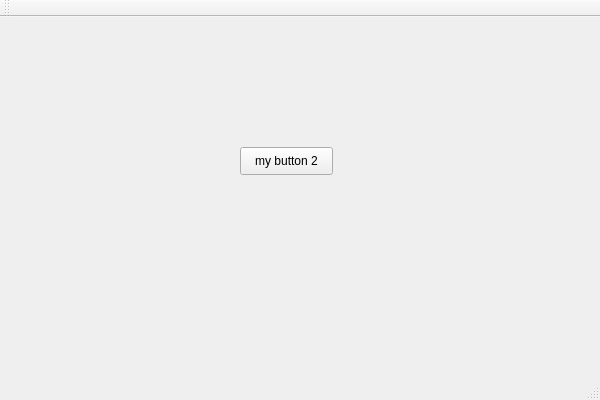
<?xml version="1.0" encoding="UTF-8"?>
<ui version="4.0">
 <class>hello_qtClass</class>
 <widget class="QMainWindow" name="hello_qtClass">
  <property name="geometry">
   <rect>
    <x>0</x>
    <y>0</y>
    <width>600</width>
    <height>400</height>
   </rect>
  </property>
  <property name="windowTitle">
   <string>hello_qt</string>
  </property>
  <widget class="QWidget" name="centralWidget">
   <widget class="QPushButton" name="pushButton">
    <property name="geometry">
     <rect>
      <x>240</x>
      <y>130</y>
      <width>93</width>
      <height>28</height>
     </rect>
    </property>
    <property name="text">
     <string>my button 2</string>
    </property>
   </widget>
  </widget>
  <widget class="QMenuBar" name="menuBar">
   <property name="geometry">
    <rect>
     <x>0</x>
     <y>0</y>
     <width>600</width>
     <height>26</height>
    </rect>
   </property>
  </widget>
  <widget class="QToolBar" name="mainToolBar">
   <attribute name="toolBarArea">
    <enum>TopToolBarArea</enum>
   </attribute>
   <attribute name="toolBarBreak">
    <bool>false</bool>
   </attribute>
  </widget>
  <widget class="QStatusBar" name="statusBar"/>
 </widget>
 <layoutdefault spacing="6" margin="11"/>
 <resources>
  <include location="hello_qt.qrc"/>
 </resources>
 <connections/>
</ui>
